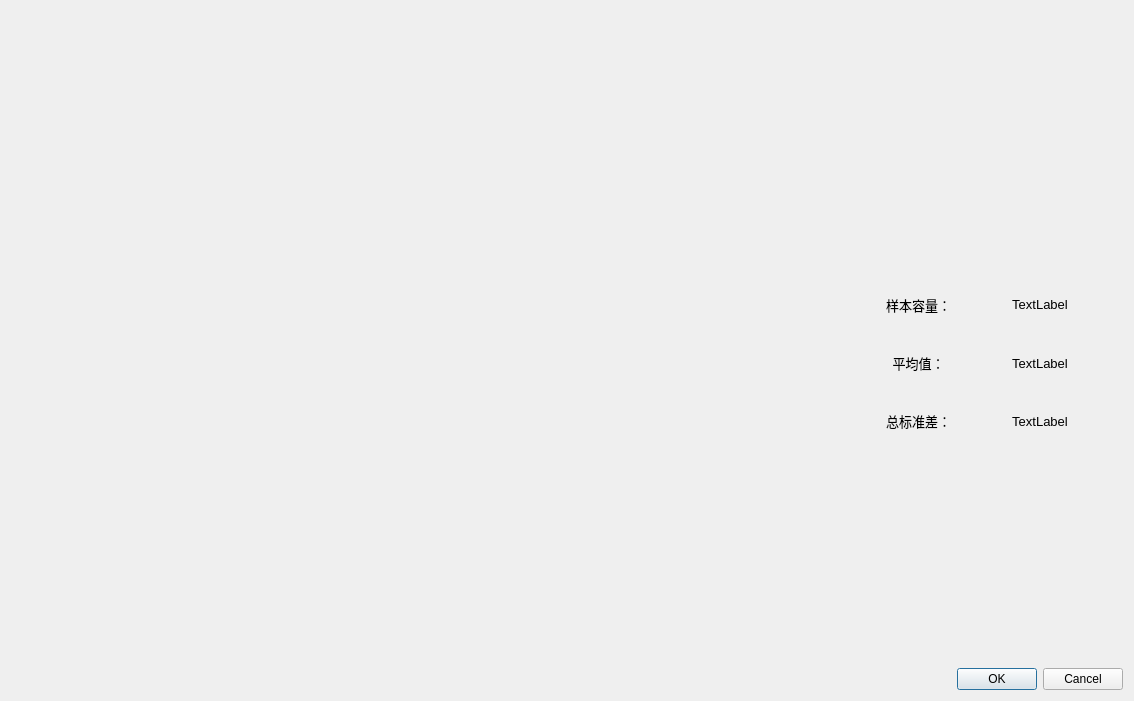
<?xml version="1.0" encoding="UTF-8"?>
<ui version="4.0">
 <class>Dialog</class>
 <widget class="QDialog" name="Dialog">
  <property name="geometry">
   <rect>
    <x>0</x>
    <y>0</y>
    <width>1134</width>
    <height>701</height>
   </rect>
  </property>
  <property name="windowTitle">
   <string>Dialog</string>
  </property>
  <layout class="QGridLayout" name="gridLayout" rowstretch="0,0" columnstretch="8,1,0,0">
   <item row="1" column="3">
    <layout class="QGridLayout" name="gridLayout_2" rowstretch="5,1,1,1,4,1" columnstretch="0,0">
     <item row="2" column="0">
      <widget class="QLabel" name="label_7">
       <property name="font">
        <font>
         <family>Microsoft YaHei UI</family>
         <pointsize>10</pointsize>
         <stylestrategy>PreferAntialias</stylestrategy>
        </font>
       </property>
       <property name="text">
        <string>平均值：</string>
       </property>
       <property name="alignment">
        <set>Qt::AlignCenter</set>
       </property>
      </widget>
     </item>
     <item row="1" column="0">
      <widget class="QLabel" name="label_8">
       <property name="font">
        <font>
         <family>Microsoft YaHei UI</family>
         <pointsize>10</pointsize>
         <stylestrategy>PreferAntialias</stylestrategy>
        </font>
       </property>
       <property name="text">
        <string>样本容量：</string>
       </property>
       <property name="alignment">
        <set>Qt::AlignCenter</set>
       </property>
      </widget>
     </item>
     <item row="4" column="0">
      <widget class="QLabel" name="label_5">
       <property name="text">
        <string/>
       </property>
      </widget>
     </item>
     <item row="5" column="1">
      <widget class="QDialogButtonBox" name="buttonBox">
       <property name="orientation">
        <enum>Qt::Horizontal</enum>
       </property>
       <property name="standardButtons">
        <set>QDialogButtonBox::Cancel|QDialogButtonBox::Ok</set>
       </property>
      </widget>
     </item>
     <item row="4" column="1">
      <layout class="QVBoxLayout" name="verticalLayout_2">
       <item>
        <widget class="QLabel" name="label">
         <property name="text">
          <string/>
         </property>
        </widget>
       </item>
      </layout>
     </item>
     <item row="3" column="0">
      <widget class="QLabel" name="label_6">
       <property name="font">
        <font>
         <family>Microsoft YaHei UI</family>
         <pointsize>10</pointsize>
         <stylestrategy>PreferAntialias</stylestrategy>
        </font>
       </property>
       <property name="text">
        <string>总标准差：</string>
       </property>
       <property name="alignment">
        <set>Qt::AlignCenter</set>
       </property>
      </widget>
     </item>
     <item row="3" column="1">
      <widget class="QLabel" name="label_4">
       <property name="font">
        <font>
         <family>Microsoft YaHei UI</family>
         <pointsize>10</pointsize>
         <stylestrategy>PreferAntialias</stylestrategy>
        </font>
       </property>
       <property name="text">
        <string>TextLabel</string>
       </property>
       <property name="alignment">
        <set>Qt::AlignCenter</set>
       </property>
      </widget>
     </item>
     <item row="2" column="1">
      <widget class="QLabel" name="label_3">
       <property name="font">
        <font>
         <family>Microsoft YaHei UI</family>
         <pointsize>10</pointsize>
         <stylestrategy>PreferAntialias</stylestrategy>
        </font>
       </property>
       <property name="text">
        <string>TextLabel</string>
       </property>
       <property name="alignment">
        <set>Qt::AlignCenter</set>
       </property>
      </widget>
     </item>
     <item row="1" column="1">
      <widget class="QLabel" name="label_2">
       <property name="font">
        <font>
         <family>Microsoft YaHei UI</family>
         <pointsize>10</pointsize>
         <stylestrategy>PreferAntialias</stylestrategy>
        </font>
       </property>
       <property name="text">
        <string>TextLabel</string>
       </property>
       <property name="alignment">
        <set>Qt::AlignCenter</set>
       </property>
      </widget>
     </item>
     <item row="0" column="0">
      <layout class="QVBoxLayout" name="verticalLayout_3">
       <item>
        <widget class="QLabel" name="label_9">
         <property name="text">
          <string/>
         </property>
        </widget>
       </item>
      </layout>
     </item>
    </layout>
   </item>
   <item row="1" column="0" colspan="3">
    <layout class="QVBoxLayout" name="verticalLayout"/>
   </item>
  </layout>
 </widget>
 <resources/>
 <connections>
  <connection>
   <sender>buttonBox</sender>
   <signal>accepted()</signal>
   <receiver>Dialog</receiver>
   <slot>accept()</slot>
   <hints>
    <hint type="sourcelabel">
     <x>248</x>
     <y>254</y>
    </hint>
    <hint type="destinationlabel">
     <x>157</x>
     <y>274</y>
    </hint>
   </hints>
  </connection>
  <connection>
   <sender>buttonBox</sender>
   <signal>rejected()</signal>
   <receiver>Dialog</receiver>
   <slot>reject()</slot>
   <hints>
    <hint type="sourcelabel">
     <x>316</x>
     <y>260</y>
    </hint>
    <hint type="destinationlabel">
     <x>286</x>
     <y>274</y>
    </hint>
   </hints>
  </connection>
 </connections>
</ui>
